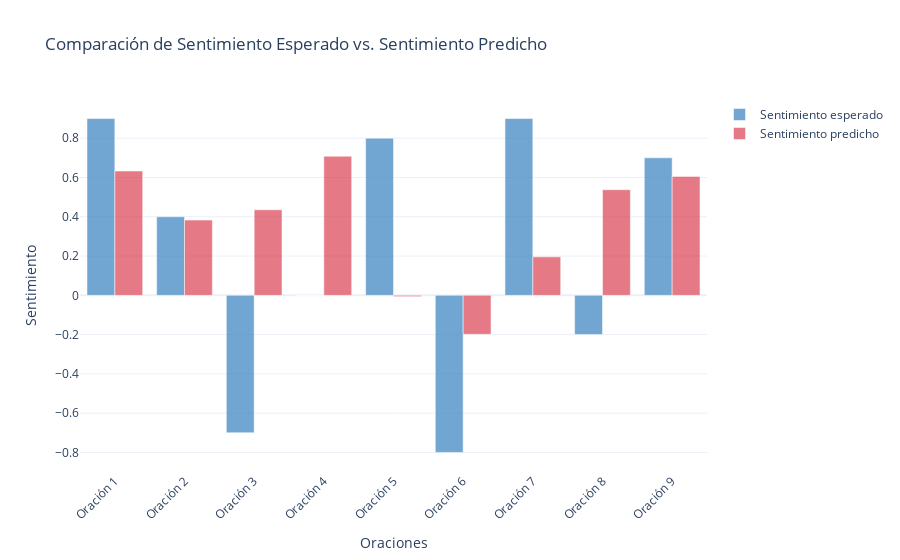

Here is the notebook cell this chart was saved with:
### Code cell
# Evaluar el modelo
evaluate_model_bidirectional_plotly(model_bidirectional, sentences, target_sentiment)

### Figure 1 — Plotly figure (JSON) as saved in the notebook; plotly's stock layout.template omitted (floating-point values rounded to 4 significant figures)
{"data": [{"marker": {"color": "rgba(55, 128, 191, 0.7)"}, "name": "Sentimiento esperado", "type": "bar", "x": ["Oración 1", "Oración 2", "Oración 3", "Oración 4", "Oración 5", "Oración 6", "Oración 7", "Oración 8", "Oración 9"], "y": [0.9, 0.4, -0.7, 0, 0.8, -0.8, 0.9, -0.2, 0.7]}, {"marker": {"color": "rgba(219, 64, 82, 0.7)"}, "name": "Sentimiento predicho", "type": "bar", "x": ["Oración 1", "Oración 2", "Oración 3", "Oración 4", "Oración 5", "Oración 6", "Oración 7", "Oración 8", "Oración 9"], "y": [0.6327, 0.383, 0.4354, 0.7081, -0.006547, -0.1985, 0.1958, 0.5377, 0.6055]}], "layout": {"barmode": "group", "title": {"text": "Comparación de Sentimiento Esperado vs. Sentimiento Predicho"}, "xaxis": {"tickangle": -45, "title": {"text": "Oraciones"}}, "yaxis": {"title": {"text": "Sentimiento"}}}}
